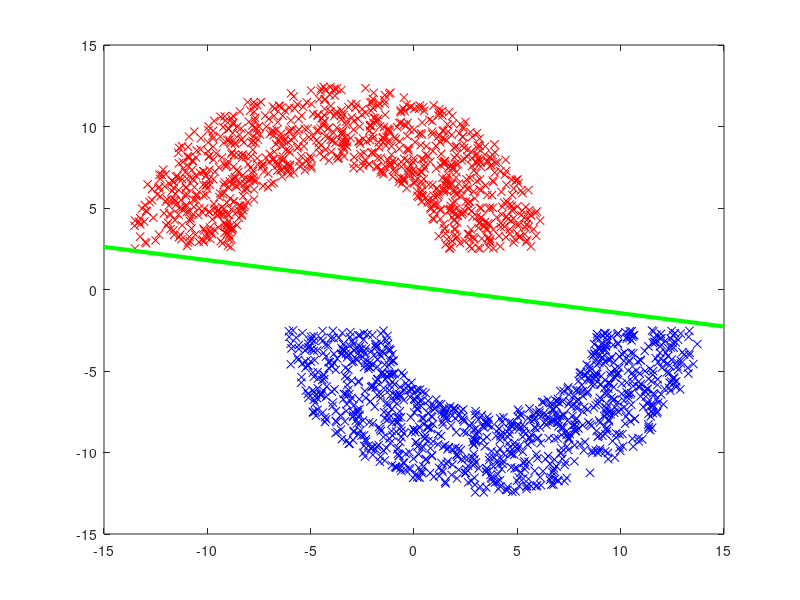

Write the MATLAB code that produced this figure.
#!/usr/bin/env octave
## problem_3_1_a.m
## Mac Radigan

  FORCES__SCRIPT_FILE=1;
  ux=false;

  function ax = do_plot(ux, rad, thk, c1, c2, x1, x2, w)

    if ux
      show = 'on';
      save = false;
    else
      show = 'off';
      save = true;
    end

    %% plot input dataset
    ax = figure(30111);
    set(ax, 'visible', show);
      plot(x1(c1), x2(c1), 'rx');
      hold on;
      plot(x1(c2), x2(c2), 'bx');
      hold on;

    %% plot final hypothesis, g(x)
    ext = rad + thk;
    m = -w(2)/w(3);
    b = -w(1)/w(3);
    dx1 = linspace(-ext, ext, 2);
    dx2 = m * dx1 + b;
    ax = figure(30111);
    set(ax, 'visible', show);
      plot(dx1, dx2, 'Color', 'green', 'LineWidth', 3);
      hold off;

    drawnow();
  
  end % function mytest

  N   = 2e3;  % number of training samples
  rad = 10;   % radius of semi-circle
  thk =  5;   % thickness of semi-circle
  sep =  5;   % separation between semi-circles

  %% uniformly distributed data
  z  = (rad - thk * (1 - rand(1,N))) .* exp(-j*2*pi*rand(1,N));

  %% target function
  f = @(z) sign(angle(z));

  %% target set
  y = f(z);

  %% cartesian basis representation
  x1 = -f(z)*(rad/2-thk/4) + abs(z) .* cos(angle(z));
  x2 = f(z)*sep/2 + abs(z) .* sin(angle(z));

  %% categorical index
  c1 = y > 0;
  c2 = y < 0;

  %% Perceptron Learning Algorithm (PLA)
  t = 0;                         % training step counter
  w = zeros(1,3);                % initial weights
 %w = randn(1,3);                % initial weights
  X = [ones(size(y)); x1; x2];   % training data
  k_err = inf;                   % convergence criteria
  while k_err > 0 
    t = t + 1;                   % update training step counter
    ax = do_plot(ux, rad, thk, c1, c2, x1, x2, w);
    if ux
      fprintf(1, 'error: %f\n', k_err);
      t
      w
    end
    y_hat = sign(w*X);           % classify
    y_err = 0.5*abs(y - y_hat);  % residual
    [k_err, k] = max(y_err);     % select misclassified point
    x_k = X(:,k);                %   in the training data
    y_k = y(k);                  %   in the target set
    w   = w + y_k*x_k';          % update weights
    if ux
      disp('...')
      input('...')
    end
  end % training

  if ux
    disp('training done.')
  else
    saveas(ax, 'figures/p3.1a.png');
  end
 
## *EOF*
